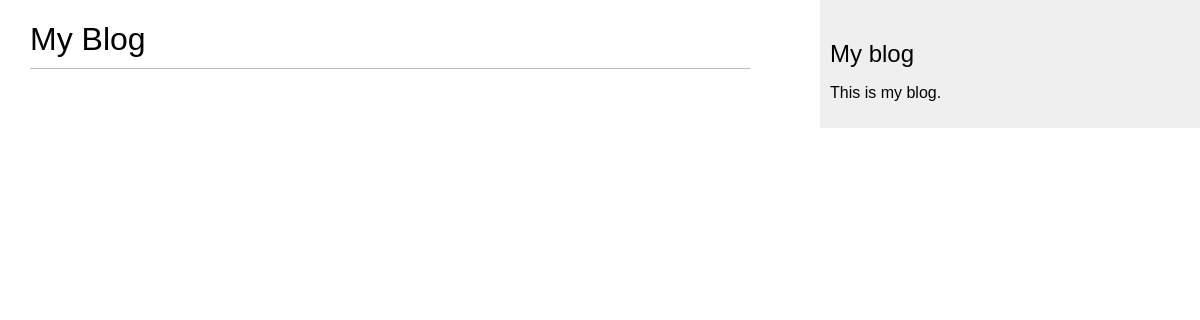
The page /blog/ on the database as committed earlier.
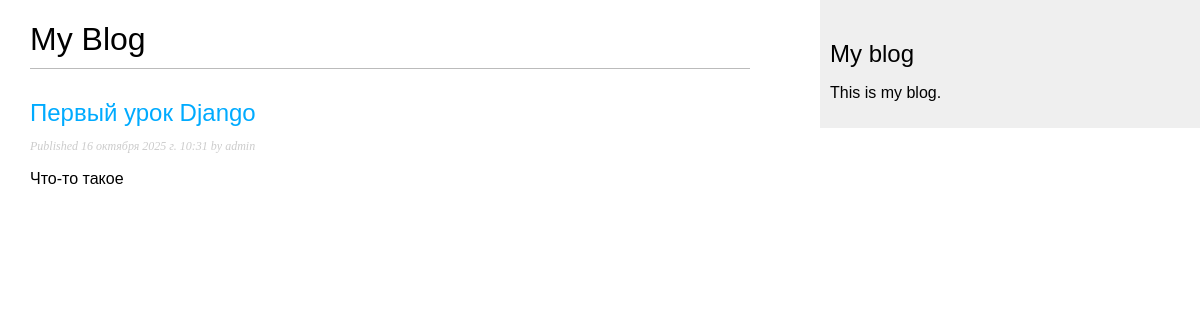
The same page on the database as committed later.
### blog/models.py (models this page shows, shortened)
class Post(models.Model):
    class Status(models.TextChoices):
        DRAFT = 'DF', 'Draft'
        PUBLISHED = 'PB', 'Published'
    title = models.CharField(max_length=250)
    slug = models.SlugField(max_length=250, unique=True)
    author = models.ForeignKey(User, on_delete=models.CASCADE, related_name='blog_posts')
    body = models.TextField()
    publish = models.DateTimeField(default=timezone.now)
    created = models.DateTimeField(auto_now_add=True)
    updated = models.DateTimeField(auto_now=True)
    status = models.CharField(max_length=2, choices=Status.choices, default=Status.DRAFT)
    objects = models.Manager()
    published = PublishedManager()
    class Meta:
        ordering = ['-publish']
        indexes = [
            models.Index(fields=['-publish']),
        ]

### blog/views.py (the view)
# urls.py: path('', views.post_list, name='post_list'),
def post_list(request):
    posts = Post.published.all()
    return render(request, 'blog/post/list.html', {'posts': posts})

### blog/models.py (called while the page is built)
    def get_queryset(self):
        return super().get_queryset().filter(status=Post.Status.PUBLISHED)

### templates/blog/post/list.html (shortened to what this page needs)
{% extends "blog/base.html" %}
{% block content %}
    <h1>My Blog</h1>
    {% for post in posts %}
        <h2>
            <a href="{% url 'blog:post_detail' post.id %}"> {{ post.title }}</a>
        </h2>
        <p class="date">
            Published {{ post.publish }} by {{ post.author }}
        </p>
        {{ post.body|truncatewords:30|linebreaks }}
    {% endfor %}
{% endblock %}

Rows that differ between the two databases and show on the page:
added Post: title "Первый урок Django", publish "16 октября 2025 г. 10:31", author "admin", body "Что-то такое"
